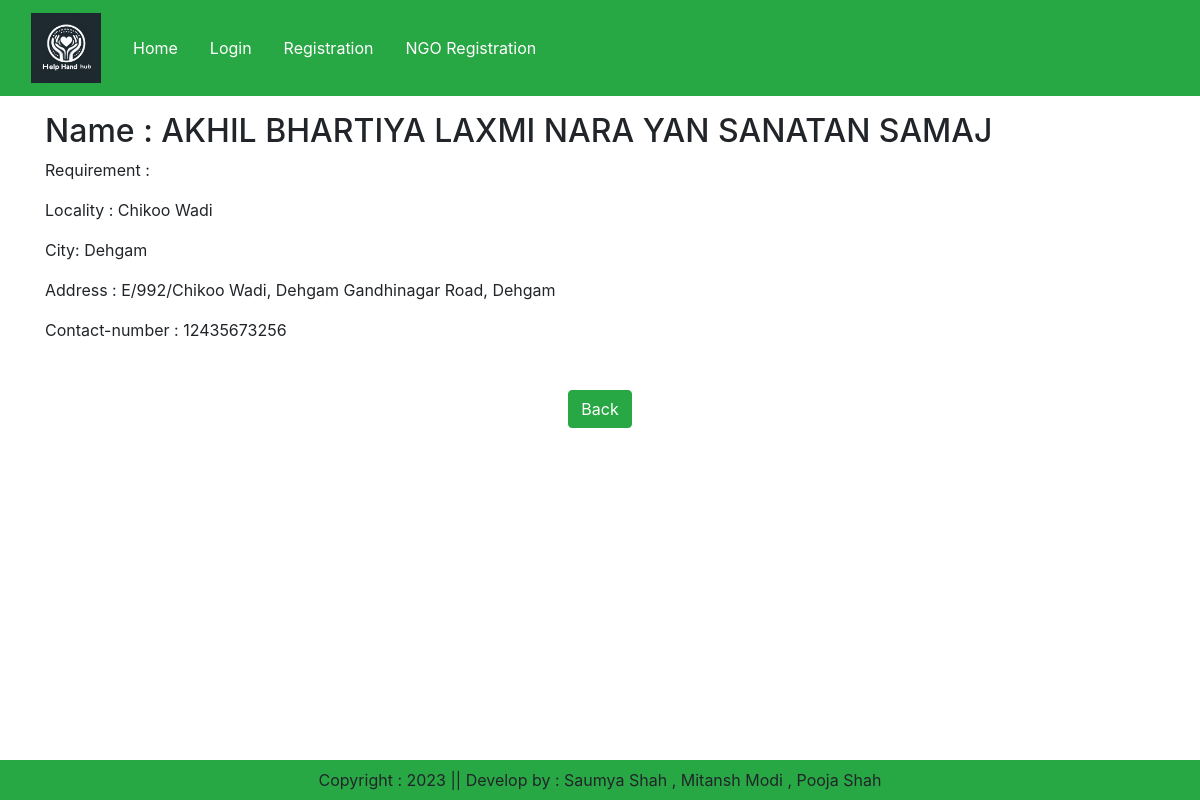
/ngo/6/, run on the app's committed database.
### sneaker/models.py (models this page shows, shortened)
class NGO(models.Model):
    user = models.OneToOneField(User, on_delete=models.CASCADE , default=None, null=True, blank=True)  # Use CASCADE instead of SET_NULL
    name = models.CharField(max_length=200)
    requirement = models.CharField(max_length=100)
    locality = models.CharField(max_length=200)
    city = models.CharField(max_length=50)
    address = models.TextField()
    contact_number = models.CharField(max_length=20)

### sneaker/views.py (the view)
# urls.py: path('ngo/<int:pk>/', views.ngo_detail, name='ngo_detail'),
def ngo_detail(request, pk):
    ngo = NGO.objects.get(pk=pk)
    return render(request, 'sneaker/ngo_detail.html', {'ngo': ngo})

### sneaker/templates/sneaker/ngo_detail.html (shortened to what this page needs)
{% extends 'sneaker/base.html' %}
{% load static %}
{% block main-content %}
<div class="container">
    <div class="row my-3">
        <div class="container">
            <h2>Name : {{ ngo.name }}</h2>
            <p>Requirement : {{ ngo.requirment }}</p>
            <p>Locality : {{ ngo.locality }}</p>
            <p>City: {{ ngo.city }}</p>
            <p>Address : {{ ngo.address }}</p>
            <p>Contact-number : {{ ngo.contact_number }}</p>
            <div class="text-center mt-5 mb-3">
                <a href="{% url 'ngo_information' %}" class="btn btn-success">Back</a>
            </div>
        </div>
    </div>
</div>
{% endblock %}

### data on the page
NGO: name "AKHIL BHARTIYA LAXMI NARA YAN SANATAN SAMAJ", locality "Chikoo Wadi", city "Dehgam", address "E/992/Chikoo Wadi, Dehgam Gandhinagar Road, Dehgam", contact_number "12435673256"
